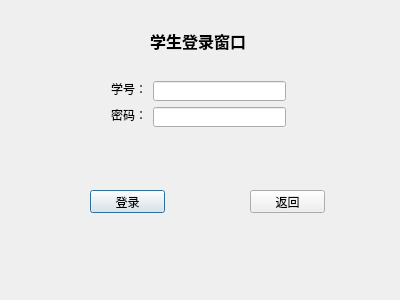
<?xml version="1.0" encoding="UTF-8"?>
<ui version="4.0">
 <class>StudentsLogin</class>
 <widget class="QDialog" name="StudentsLogin">
  <property name="geometry">
   <rect>
    <x>0</x>
    <y>0</y>
    <width>400</width>
    <height>300</height>
   </rect>
  </property>
  <property name="windowTitle">
   <string>Dialog</string>
  </property>
  <widget class="QPushButton" name="SLoginButton">
   <property name="geometry">
    <rect>
     <x>90</x>
     <y>190</y>
     <width>75</width>
     <height>23</height>
    </rect>
   </property>
   <property name="text">
    <string>登录</string>
   </property>
  </widget>
  <widget class="QPushButton" name="SBackButton">
   <property name="geometry">
    <rect>
     <x>250</x>
     <y>190</y>
     <width>75</width>
     <height>23</height>
    </rect>
   </property>
   <property name="text">
    <string>返回</string>
   </property>
  </widget>
  <widget class="QLabel" name="label">
   <property name="geometry">
    <rect>
     <x>111</x>
     <y>81</y>
     <width>36</width>
     <height>16</height>
    </rect>
   </property>
   <property name="text">
    <string>学号：</string>
   </property>
  </widget>
  <widget class="QLineEdit" name="SPLineEdit">
   <property name="geometry">
    <rect>
     <x>153</x>
     <y>107</y>
     <width>133</width>
     <height>20</height>
    </rect>
   </property>
  </widget>
  <widget class="QLineEdit" name="SLineEdit">
   <property name="geometry">
    <rect>
     <x>153</x>
     <y>81</y>
     <width>133</width>
     <height>20</height>
    </rect>
   </property>
  </widget>
  <widget class="QLabel" name="label_2">
   <property name="geometry">
    <rect>
     <x>111</x>
     <y>107</y>
     <width>36</width>
     <height>16</height>
    </rect>
   </property>
   <property name="text">
    <string>密码：</string>
   </property>
  </widget>
  <widget class="QLabel" name="label_3">
   <property name="geometry">
    <rect>
     <x>150</x>
     <y>30</y>
     <width>111</width>
     <height>21</height>
    </rect>
   </property>
   <property name="font">
    <font>
     <family>隶书</family>
     <pointsize>12</pointsize>
     <weight>75</weight>
     <bold>true</bold>
    </font>
   </property>
   <property name="text">
    <string>学生登录窗口</string>
   </property>
  </widget>
 </widget>
 <resources/>
 <connections/>
</ui>
